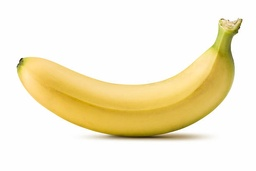
#> input picture bananapic.jpg, 256 x 171 px, shrunk from 612 x 408 before the run, found by its file name
$ jupyter execute kirsch_segmentation_otsu.ipynb
#> lines starting #> are read from the running program, lines starting #| are printed output that depends on the picture; after the words box and inside, x2 and y2 are one past the last pixel; in counts of white or black regions, pixels touching at a corner belong together
[cell 1]
#imports
import numpy as np
import matplotlib.pyplot as plt
from PIL import Image
import cv2

[cell 2]
# ---- step 1 load and convert image ----
image_path = r"C:\Users\EVO\Desktop\DataProjects\Closed_Contour_Detection\bananapic.jpg"
image = Image.open(image_path).convert('L')
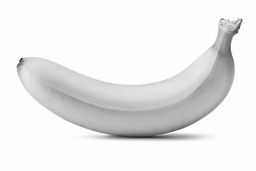
#> image: PIL image 256x171 L; min 44, max 255, mean 235.2
image_array = np.array(image)

[cell 3]
# --- Step 2: Define the 8 Kirsch kernels ---
KIRSCH_KERNELS = [
    np.array([[5, 5, 5], [-3, 0, -3], [-3, -3, -3]]),        # Nord
    np.array([[5, 5, -3], [5, 0, -3], [-3, -3, -3]]),       # Nord-Est
    np.array([[5, -3, -3], [5, 0, -3], [5, -3, -3]]),       # Est
    np.array([[-3, -3, -3], [5, 0, -3], [5, 5, -3]]),       # Sud-Est
    np.array([[-3, -3, -3], [-3, 0, -3], [5, 5, 5]]),       # Sud
    np.array([[-3, -3, -3], [-3, 0, 5], [-3, 5, 5]]),       # Sud-Ouest
    np.array([[-3, -3, 5], [-3, 0, 5], [-3, -3, 5]]),       # Ouest
    np.array([[-3, 5, 5], [-3, 0, 5], [-3, -3, -3]])        # Nord-Ouest
]

[cell 4]
# --- Step 3: Apply the Kirsch filter ---
def apply_kirsch_filter(image_data, kernels):
    """Applique les 8 masques de Kirsch et garde le maximum."""
    padded_image = np.pad(image_data, pad_width=1, mode='constant', constant_values=0)
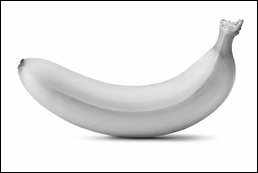
#> padded_image: shape (173, 258); min 0, max 255, mean 230.7
    rows, cols = image_data.shape
#> rows = 171; cols = 256
    responses = []

    for kernel in kernels:
        response = np.zeros_like(image_data, dtype=np.float32)
        for i in range(1, rows + 1):
            for j in range(1, cols + 1):
                region = padded_image[i - 1:i + 2, j - 1:j + 2]
                value = np.sum(region * kernel)
                response[i - 1, j - 1] = value
        responses.append(response)
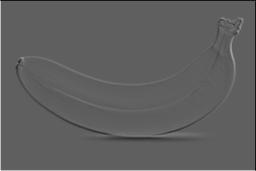
#> response: shape (171, 256) float32; min -2286, max 3810, mean 4.9; drawn with min black and max white
#> after the loop, responses = 8 items

    final_response = np.maximum.reduce(responses)
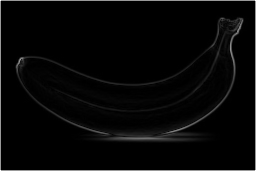
#> final_response: shape (171, 256) float32; min 0, max 3810, mean 99; drawn with min black and max white
    return np.clip(final_response, 0, 255).astype(np.uint8)
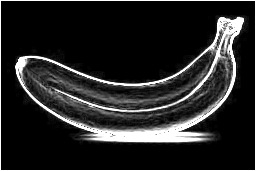
#> returned value: shape (171, 256); min 0, max 255, mean 38.9

[cell 5]
# --- Step 4: Otsu's method for automatic thresholding ---
def otsu_threshold(image_data):
    """Calcule le seuil optimal via la méthode d'Otsu."""
    histogram, _ = np.histogram(image_data, bins=256, range=(0, 256))
#> histogram = 256 values, max 25994 at index 0, min 1 at index 1, mean 171
    total_pixels = image_data.size
#> total_pixels = 43776

    current_max = 0
    threshold_val = 0
    sum_total = np.dot(np.arange(256), histogram)
#> sum_total = 1702773
    sum_background = 0
    weight_background = 0

    for t in range(256):
        weight_background += histogram[t]
        if weight_background == 0:
            continue

        weight_foreground = total_pixels - weight_background
        if weight_foreground == 0:
            break

        sum_background += t * histogram[t]
        mean_background = sum_background / weight_background
        mean_foreground = (sum_total - sum_background) / weight_foreground

        # Formule de la variance inter-classe
        variance = (weight_background * weight_foreground * (mean_background - mean_foreground) ** 2)

        if variance > current_max:
            current_max = variance
            threshold_val = t
#> this loop made 256 passes
#> (weight_background, weight_foreground, sum_background, mean_background, mean_foreground, current_max) on passes 1 to 12: (25994, 17782, 0, 0, 95.76, 4.24e+12), (25995, 17781, 1, 3.85e-05, 95.76, 4.24e+12), (26013, 17763, 37, 0.00142, 95.86, 4.25e+12), (26488, 17288, 1462, 0.0552, 98.41, 4.43e+12), (26503, 17273, 1522, 0.0574, 98.49, 4.44e+12), (26676, 17100, 2387, 0.0895, 99.44, 4.5e+12), (27046, 16730, 4607, 0.17, 101.5, 4.65e+12), (27112, 16664, 5069, 0.187, 101.9, 4.67e+12), (27351, 16425, 6981, 0.255, 103.2, 4.77e+12), (27694, 16082, 10068, 0.364, 105.3, 4.9e+12), (27841, 15935, 11538, 0.414, 106.1, 4.96e+12), (28082, 15694, 14189, 0.505, 107.6, 5.05e+12)
#> (weight_background, weight_foreground) on pass 100: (37935, 5841)
#| Seuil automatique (Otsu) = 122

    return threshold_val

[cell 6]
# --- Step 5 :
def binarize_image(image_data, threshold_val):
    """Convertit l'image en noir et blanc selon le seuil."""
#> called with threshold_val = 122
    return np.where(image_data > threshold_val, 255, 0).astype(np.uint8)
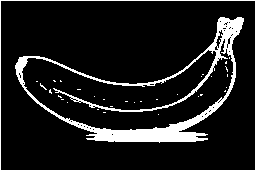
#> returned value: shape (171, 256); 11.6% white; 33 white regions (31 under 20 px), largest, box (x1, y1, x2, y2) and area: (15, 17, 244, 143) 4113, (0, 0, 256, 171) 850


def segment_and_verify_closed_contours(binary_image):
    """Détecte et remplit les contours convexes."""
    contours, _ = cv2.findContours(
        binary_image, cv2.RETR_EXTERNAL, cv2.CHAIN_APPROX_SIMPLE
    )

    closed_contours = [c for c in contours if cv2.isContourConvex(c)]

    segmented_image = np.zeros_like(binary_image)
    cv2.drawContours(segmented_image, closed_contours, -1, 255, thickness=cv2.FILLED)
#> segmented_image: shape (171, 256); every value is 255

    return segmented_image, closed_contours

[cell 7]
# --- Main Execution ---
kirsch_edges = apply_kirsch_filter(image_array, KIRSCH_KERNELS)
auto_threshold = otsu_threshold(kirsch_edges)
print(f"Seuil automatique (Otsu) = {auto_threshold}")

binary_edges = binarize_image(kirsch_edges, auto_threshold)
segmented_img, final_contours = segment_and_verify_closed_contours(binary_edges)

[cell 8]
# --- Results Visualization ---
fig, axes = plt.subplots(1, 4, figsize=(20, 6))
titles = ["Originale", "Kirsch (Gris)", "Binaire (Otsu)", "Segmentée"]
images = [image_array, kirsch_edges, binary_edges, segmented_img]

for ax, img, title in zip(axes, images, titles):
    ax.imshow(img, cmap='gray')
    ax.set_title(title)
    ax.axis('off')
#> this loop made 4 passes
#> title on passes 1 to 4: 'Originale', 'Kirsch (Gris)', 'Binaire (Otsu)', 'Segmentée'

plt.tight_layout()
plt.show()

print(f"Nombre de contours fermés détectés : {len(final_contours)}")
#| Nombre de contours fermés détectés : 1
